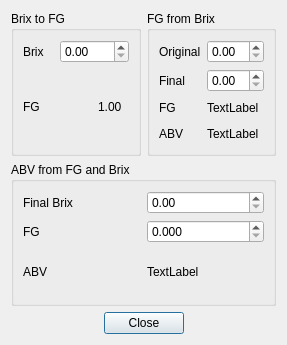
<?xml version="1.0" encoding="UTF-8"?>
<ui version="4.0">
 <class>RefractTool</class>
 <widget class="QDialog" name="RefractTool">
  <property name="geometry">
   <rect>
    <x>0</x>
    <y>0</y>
    <width>287</width>
    <height>345</height>
   </rect>
  </property>
  <property name="windowTitle">
   <string>Refractometer</string>
  </property>
  <property name="windowIcon">
   <iconset resource="../SB_Images.qrc">
    <normaloff>:/menu/sb2</normaloff>:/menu/sb2</iconset>
  </property>
  <layout class="QGridLayout" name="gridLayout_4">
   <item row="0" column="0">
    <widget class="QGroupBox" name="brixFGBox">
     <property name="title">
      <string>Brix to FG</string>
     </property>
     <layout class="QGridLayout" name="gridLayout">
      <item row="0" column="0">
       <widget class="QLabel" name="brixLabel">
        <property name="text">
         <string>Brix</string>
        </property>
       </widget>
      </item>
      <item row="0" column="1" colspan="2">
       <widget class="QDoubleSpinBox" name="brixSpin"/>
      </item>
      <item row="1" column="0" colspan="2">
       <widget class="QLabel" name="fgLabel">
        <property name="text">
         <string>FG</string>
        </property>
       </widget>
      </item>
      <item row="1" column="2">
       <widget class="QLabel" name="fgValue">
        <property name="text">
         <string>1.00</string>
        </property>
       </widget>
      </item>
     </layout>
    </widget>
   </item>
   <item row="1" column="0" colspan="2">
    <widget class="QGroupBox" name="groupBox_3">
     <property name="title">
      <string>ABV from FG and Brix</string>
     </property>
     <layout class="QGridLayout" name="gridLayout_3">
      <item row="2" column="1">
       <widget class="QLabel" name="abvFinalValue">
        <property name="text">
         <string>TextLabel</string>
        </property>
       </widget>
      </item>
      <item row="1" column="1">
       <widget class="QDoubleSpinBox" name="fgABVSpin">
        <property name="decimals">
         <number>3</number>
        </property>
       </widget>
      </item>
      <item row="1" column="0">
       <widget class="QLabel" name="abvFGLabel">
        <property name="text">
         <string>FG</string>
        </property>
       </widget>
      </item>
      <item row="2" column="0">
       <widget class="QLabel" name="abvLabel_3">
        <property name="text">
         <string>ABV</string>
        </property>
       </widget>
      </item>
      <item row="0" column="1">
       <widget class="QDoubleSpinBox" name="finalBrixSpin"/>
      </item>
      <item row="0" column="0">
       <widget class="QLabel" name="finalBrixLabel">
        <property name="text">
         <string>Final Brix</string>
        </property>
       </widget>
      </item>
     </layout>
    </widget>
   </item>
   <item row="0" column="1">
    <widget class="QGroupBox" name="groupBox_2">
     <property name="title">
      <string>FG from Brix</string>
     </property>
     <layout class="QGridLayout" name="gridLayout_2">
      <item row="0" column="0">
       <widget class="QLabel" name="originalLabel">
        <property name="text">
         <string>Original</string>
        </property>
       </widget>
      </item>
      <item row="0" column="1">
       <widget class="QDoubleSpinBox" name="originalSpin"/>
      </item>
      <item row="1" column="0">
       <widget class="QLabel" name="finalLabel">
        <property name="text">
         <string>Final</string>
        </property>
       </widget>
      </item>
      <item row="1" column="1">
       <widget class="QDoubleSpinBox" name="finalSpin"/>
      </item>
      <item row="2" column="0">
       <widget class="QLabel" name="fgLabel_2">
        <property name="text">
         <string>FG</string>
        </property>
       </widget>
      </item>
      <item row="2" column="1">
       <widget class="QLabel" name="fgBrixValue">
        <property name="text">
         <string>TextLabel</string>
        </property>
       </widget>
      </item>
      <item row="3" column="0">
       <widget class="QLabel" name="abvLabel">
        <property name="text">
         <string>ABV</string>
        </property>
       </widget>
      </item>
      <item row="3" column="1">
       <widget class="QLabel" name="abvBrixLabel">
        <property name="text">
         <string>TextLabel</string>
        </property>
       </widget>
      </item>
     </layout>
    </widget>
   </item>
   <item row="2" column="0" colspan="2">
    <widget class="QDialogButtonBox" name="buttonBox">
     <property name="orientation">
      <enum>Qt::Horizontal</enum>
     </property>
     <property name="standardButtons">
      <set>QDialogButtonBox::Close</set>
     </property>
     <property name="centerButtons">
      <bool>true</bool>
     </property>
    </widget>
   </item>
  </layout>
 </widget>
 <resources>
  <include location="../SB_Images.qrc"/>
 </resources>
 <connections>
  <connection>
   <sender>buttonBox</sender>
   <signal>accepted()</signal>
   <receiver>RefractTool</receiver>
   <slot>accept()</slot>
   <hints>
    <hint type="sourcelabel">
     <x>248</x>
     <y>254</y>
    </hint>
    <hint type="destinationlabel">
     <x>157</x>
     <y>274</y>
    </hint>
   </hints>
  </connection>
  <connection>
   <sender>buttonBox</sender>
   <signal>rejected()</signal>
   <receiver>RefractTool</receiver>
   <slot>reject()</slot>
   <hints>
    <hint type="sourcelabel">
     <x>316</x>
     <y>260</y>
    </hint>
    <hint type="destinationlabel">
     <x>286</x>
     <y>274</y>
    </hint>
   </hints>
  </connection>
 </connections>
</ui>
